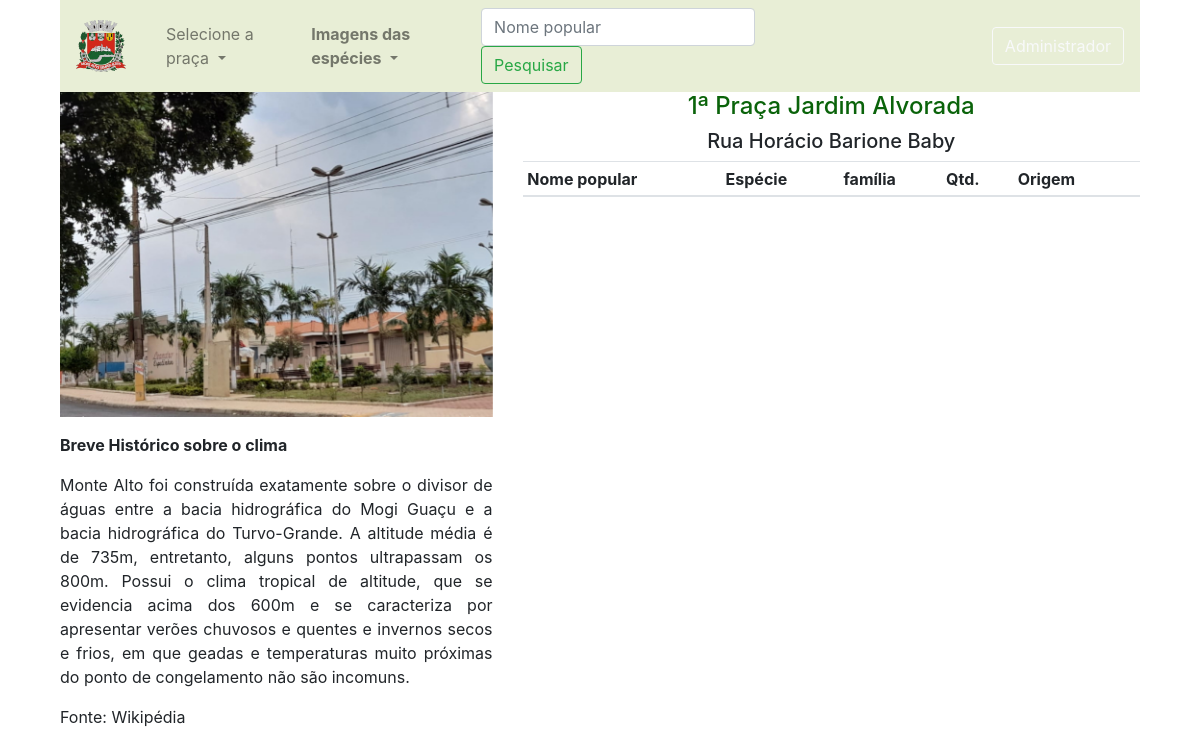
The page /praca/9 on the database as committed earlier.
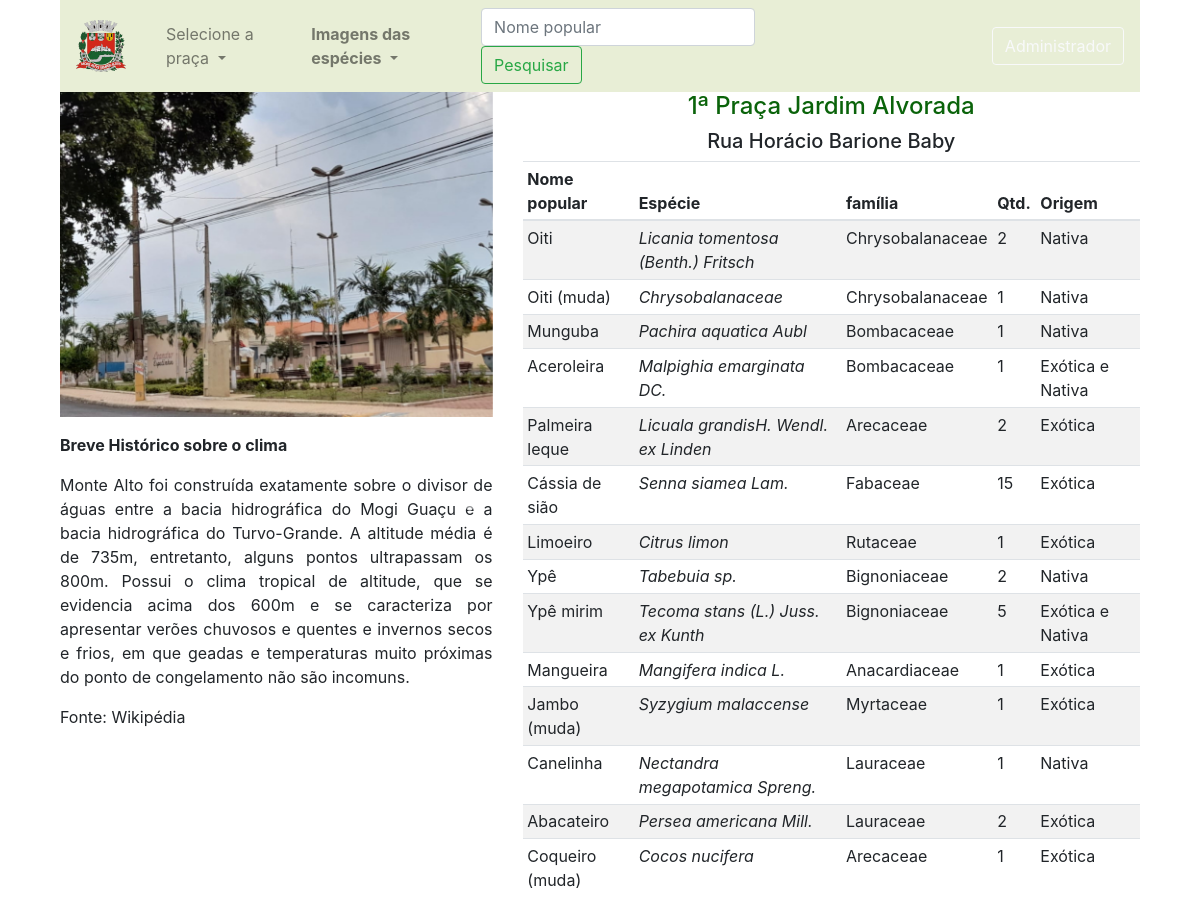
The same page on the database as committed later.
### app_arbo/trees/models.py (models this page shows, shortened)
class Praca(db.Model):
    id=db.Column(db.Integer,primary_key=True)
    name=db.Column(db.String(30),nullable=False,unique=True)
    end=db.Column(db.String(100),nullable=False,unique=False)
    desc=db.Column(db.String(500),nullable=False,unique=False)
    image_1=db.Column(db.String(30),nullable=False,unique=True)
    image_2=db.Column(db.String(30),nullable=False,unique=True)
    image_3=db.Column(db.String(30),nullable=False,unique=True)

class Addarvore(db.Model):
    id = db.Column(db.Integer, primary_key=True)
    qtd = db.Column(db.Integer, nullable=False)
    origem = db.Column(db.String(80), nullable=False)
    praca_id = db.Column(db.Integer, db.ForeignKey('praca.id'),nullable=False)
    praca = db.relationship('Praca', backref=db.backref('pracas', lazy=True))
    arvore_id = db.Column(db.Integer, db.ForeignKey('arvore.id'),nullable=False)
    arvore = db.relationship('Arvore', backref=db.backref('arvores', lazy=True))
    familia_id = db.Column(db.Integer, db.ForeignKey('familia.id'),nullable=False)
    familia = db.relationship('Familia', backref=db.backref('familias', lazy=True))

class Arvore (db.Model):
    id=db.Column(db.Integer,primary_key=True)
    name=db.Column(db.String(30),nullable=False,unique=True)
    especie=db.Column(db.String(100),nullable=False,unique=True)

class Familia(db.Model):
    id=db.Column(db.Integer,primary_key=True)
    name=db.Column(db.String(30),nullable=False,unique=True)

### app_arbo/trees/rotas.py (the view)
@app.route('/praca/<int:id>')
def get_praca(id):
    pracas = Praca.query.all()
    get_npraca = Praca.query.filter_by(id=id)
    get_image = Praca.query.filter_by(id=id)
    get_praca = Addarvore.query.filter_by(praca_id=id)
    return render_template('/trees/praca.html', pracas=pracas, get_praca=get_praca, get_npraca=get_npraca, get_image=get_image, title='Praças de Monte Alto - SP')

### app_arbo/templates/trees/praca.html (shortened to what this page needs)
{% extends 'layouts2.html' %}
{% block content %}
<div class="container">
    <div class="col-sm">
<nav class="navbar navbar-expand-lg navbar-light" style="background-color: #e8eed6">
  <a class="navbar-brand" href="/"><img class="navbar-brand" src="{{url_for('static', filename='images/brasao.png')}}"></a>
    <div class="collapse navbar-collapse" id="navbarSupportedContent">
      <ul class="navbar-nav mr-auto">
        <li class="nav-item dropdown">
          <a class="nav-link dropdown-toggle" href="#" id="navbarDropdown" role="button" data-toggle="dropdown" aria-haspopup="true" aria-expanded="false">
            Selecione a praça
          </a>
        </li>
        </ul>
        <ul class="navbar-nav mr-auto">
          <li class="nav-item dropdown">
            <a class="nav-link dropdown-toggle" href="#" id="navbarDropdown" role="button" data-toggle="dropdown" aria-haspopup="true" aria-expanded="false">
              <strong>Imagens das espécies</strong>
            </a>
            </li>
          </ul>
          <form class="form-inline my-2 my-lg-0" method="POST">
          <input class="form-control mr-sm-2" type="search" placeholder="Nome popular" autofocus="autofocus" name="search_string">
          <input class="btn btn-outline-success my-2 my-sm-0" type="submit" formaction="/search" value="Pesquisar">
        </form>
      <a href="{{url_for('admin')}}" class="btn btn-outline-light" style="margin-top: 0px; margin-left: 180px;">Administrador</a>
    </div>
  </nav>
</div>
<div class="container">
  {% for im in get_image %}
    <div class="row">
    <div class="col-md-5">
          <div id="carouselExampleIndicators" class="carousel slide" data-ride="carousel">
         <div class="carousel-inner">
          <div class="carousel-item active">
            <img class="d-block w-100" src="{{url_for('static', filename='images/'+ im.image_1)}}" alt="First slide">
          </div>
        </div>
        </div>
            <a class="carousel-control-prev" href="#carouselExampleIndicators" role="button" data-slide="prev">
          <span class="carousel-control-prev-icon" aria-hidden="true"></span>
            </a>
            <a class="carousel-control-next" href="#carouselExampleIndicators" role="button" data-slide="next">
          <span class="carousel-control-next-icon" aria-hidden="true"></span>
        </a>
        <div style="overflow:auto;">
        {% endfor %}
        {% for p in get_npraca %}
        <p>                                                                              <p style="text-align: justify;"><strong> Breve Histórico sobre o clima</strong><p style="text-align: justify;">Monte Alto foi construída exatamente sobre o divisor de águas entre a bacia hidrográfica do Mogi Guaçu e a bacia hidrográfica do Turvo-Grande. A altitude média é de 735m, entretanto, alguns pontos ultrapassam os 800m. Possui o clima tropical de altitude, que se evidencia acima dos 600m e se caracteriza por apresentar verões chuvosos e quentes e invernos secos e frios, em que geadas e temperaturas muito próximas do ponto de congelamento não são incomuns. </p>
        <p>Fonte: Wikipédia</p>
                                                                                                                                                                     </p>
  </div>
  </div>
    <div class="col-md-7">
          <h4 class="text-center"> {{p.name}}</h4>
          <h5 class="text-center"> {{p.end}}</h5>
          {% endfor %}
            <div class="col-md-14" >
              <table class="table table-sm table-striped">
                <thead>
                    <th>Nome popular</th>
                    <th>Espécie</th>
                    <th>família</th>
                    <th>Qtd.</th>
                    <th>Origem</th>
                    <th></th>
                 </thead>
                <tbody>
                    {% for arvore in get_praca %}
                    <tr>
                        <td>{{arvore.arvore.name}}</td>
                        <td><em>{{arvore.arvore.especie}}</em></a></td>
                        <td>{{arvore.familia.name}}</td>
                        <td>{{arvore.qtd}}</td>
                        <td>{{arvore.origem}}</td>
                        <td></td>
                    </div>
                </div>
                    {% endfor %}
      </div>
                </div>
        </div>
    </div>
      </div>
{% endblock content %}

### app_arbo/templates/layouts2.html (shortened to what this page needs)
<!doctype html>
<html lang="pt-br">
  <head>
    <link rel="stylesheet" href="{{url_for('static', filename='css/bootstrap.min.css')}}">
  </head>
  <body>
{% block content %}
{% endblock content %}
  </body>
</html>

### app_arbo/templates/trees/praca.html (style rules this page uses)
h4 { color: #0a630a }
a:link, a:visited, a:active a:hover { text-decoration: none; }

Rows that differ between the two databases and show on the page:
added Addarvore: arvore.name "Oiti", arvore.especie "Licania tomentosa (Benth.) Fritsch", familia.name "Chrysobalanaceae", qtd "2", origem "Nativa"
added Addarvore: arvore.name "Oiti (muda)", arvore.especie "Chrysobalanaceae", familia.name "Chrysobalanaceae", qtd "1", origem "Nativa"
added Addarvore: arvore.name "Munguba", arvore.especie "Pachira aquatica Aubl", familia.name "Bombacaceae", qtd "1", origem "Nativa"
added Addarvore: arvore.name "Aceroleira", arvore.especie "Malpighia emarginata DC.", familia.name "Bombacaceae", qtd "1", origem "Exótica e Nativa"
added Addarvore: arvore.name "Palmeira leque", arvore.especie "Licuala grandisH. Wendl. ex Linden", familia.name "Arecaceae", qtd "2", origem "Exótica"
added Addarvore: arvore.name "Cássia de sião", arvore.especie "Senna siamea Lam.", familia.name "Fabaceae", qtd "15", origem "Exótica"
added Addarvore: arvore.name "Limoeiro", arvore.especie "Citrus limon", familia.name "Rutaceae", qtd "1", origem "Exótica"
added Addarvore: arvore.name "Ypê", arvore.especie "Tabebuia sp.", familia.name "Bignoniaceae", qtd "2", origem "Nativa"
added Addarvore: arvore.name "Ypê mirim", arvore.especie "Tecoma stans (L.) Juss. ex Kunth", familia.name "Bignoniaceae", qtd "5", origem "Exótica e Nativa"
added Addarvore: arvore.name "Mangueira", arvore.especie "Mangifera indica L.", familia.name "Anacardiaceae", qtd "1", origem "Exótica"
added Addarvore: arvore.name "Jambo (muda)", arvore.especie "Syzygium malaccense", familia.name "Myrtaceae", qtd "1", origem "Exótica"
added Addarvore: arvore.name "Canelinha", arvore.especie "Nectandra megapotamica Spreng.", familia.name "Lauraceae", qtd "1", origem "Nativa"
added Addarvore: arvore.name "Abacateiro", arvore.especie "Persea americana Mill.", familia.name "Lauraceae", qtd "2", origem "Exótica"
added Addarvore: arvore.name "Coqueiro (muda)", arvore.especie "Cocos nucifera", familia.name "Arecaceae", qtd "1", origem "Exótica"
